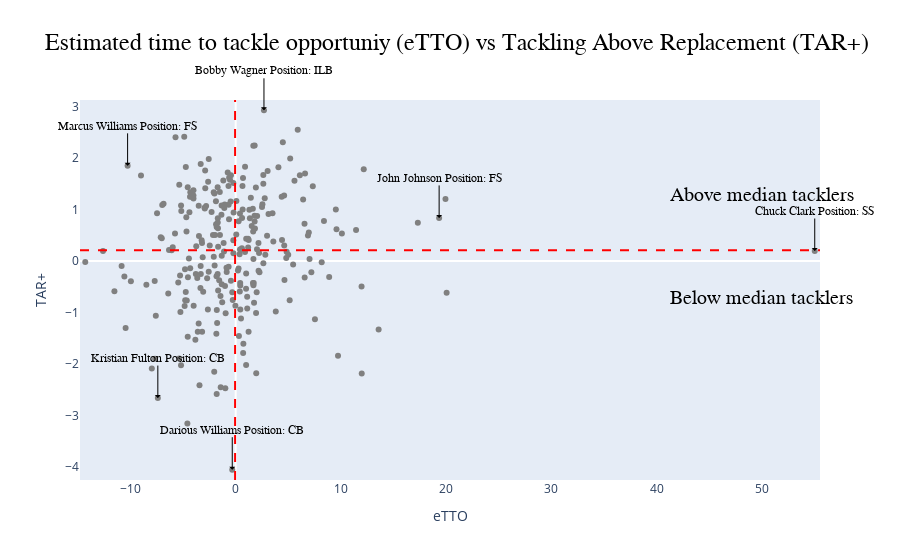

This figure's notebook cell:
### Code cell
# Create a figure
fig = go.Figure()

# Scatter plot
scatter_trace = go.Scatter(x=metrics_df['TtTOE'], y=metrics_df['TAR+'], mode='markers', text=metrics_df['displayName_defender'], showlegend=False,
                            marker=dict(color='gray',size = 6,opacity = 1))
fig.add_trace(scatter_trace)

# Add horizontal and vertical lines
fig.add_hline(y=metrics_df['TAR+'].mean(), line_color='red', line_width=2, line_dash="dash", name='Mean TAR+')
fig.add_vline(x=metrics_df['TtTOE'].mean(), line_color='red', line_width=2, line_dash="dash", name='Mean TtTOE')

# # Add background rectangles for each quintile
# quintile_colors = px.colors.qualitative.Set1[:4]  # You can choose a different color scheme
# legend_items = []  # List to store legend items

# for quartile in range(4):
#     lower_bound = metrics_df[metrics_df['TtTOE_quartiles'] == quartile]['TtTOE'].min()
#     upper_bound = metrics_df[metrics_df['TtTOE_quartiles'] == quartile]['TtTOE'].max()

#     # # Create invisible scatter trace for legend item
#     legend_trace = go.Scatter(
#         x=[None],
#         y=[None],
#         mode='markers',
#         marker=dict(color=quintile_colors[quartile], opacity=.4,
#                     size = 20,symbol='square'),
#         name=f'Quartile {quartile + 1}'
#     )
#     fig.add_trace(legend_trace)

#     # Add shape for the background rectangle
#     fig.add_shape(
#         type='rect',
#         x0=lower_bound,
#         y0=metrics_df['TAR+'].min() - 0.2,
#         x1=upper_bound,
#         y1=metrics_df['TAR+'].max() + 0.2,
#         fillcolor=quintile_colors[quartile],
#         opacity=0.4,
#         layer='below',
#         showlegend=True
#     )

# Set explicit range for x and y axes
fig.update_layout(
    xaxis=dict(range=[metrics_df['TtTOE'].min() - 0.5, metrics_df['TtTOE'].max() + 0.5], showgrid=False),
    yaxis=dict(range=[metrics_df['TAR+'].min() - 0.2, metrics_df['TAR+'].max() + 0.2], showgrid=False),
)

# Add annotations for above and below the median of 'TAR+'
median_tarplus = metrics_df['TAR+'].median()

fig.add_annotation(
    x=50,
    y=median_tarplus + 1,
    text='Above median tacklers',
    showarrow=False,
    ax=0,
    ay=-40,
    font=dict(size=20, color='black', family='Arial'),
)

fig.add_annotation(
    x=50,
    y=median_tarplus - 1,
    text='Below median tacklers',
    showarrow=False,
    ax=0,
    ay=40,
    font=dict(size=20, color='black', family='Arial'),
)

selected_players = ['Chuck Clark', 'Marcus Williams', 'Darious Williams', 'John Johnson', 'Bobby Wagner',
                    'Kristian Fulton']

annotations = []

for player in selected_players:
    metrics_player = metrics_df[metrics_df['displayName_defender'] == player]
    dict_ann = dict(
        x=metrics_player['TtTOE'].values[0],
        y=metrics_player['TAR+'].values[0],
        text=f"{player} Position: {metrics_player['position'].values[0]}",
        showarrow=True,
        arrowhead=1,
        arrowsize=1,
        arrowwidth=1,
        arrowcolor='black',
        ax=0,
        ay=-40,
        font=dict(size=12, color='black', family='Arial')
    )
    annotations.append(dict_ann)

for annotation in annotations:
    fig.add_annotation(**annotation)

fig.update_layout(legend=dict(
    orientation="h",
    yanchor="bottom",
    y=1.02,
    xanchor="right",
    x=1
))
fig.update_layout(title_text="Estimated time to tackle opportuniy (eTTO) vs Tackling Above Replacement (TAR+) ", title_font=dict(size=24, family='Arial', color='black'))
fig.update_layout(
    xaxis_title="eTTO",
    yaxis_title="TAR+"
)
# Show the plot
fig.show()

### Figure 1 — Plotly figure (JSON) as saved in the notebook; plotly's stock layout.template omitted (floating-point values rounded to 4 significant figures; data arrays with more than 128 entries replaced by an {"elided": "..."} marker saying what was removed)
{"data": [{"marker": {"color": "gray", "opacity": 1, "size": 6}, "mode": "markers", "showlegend": false, "text": {"elided": "263 str values"}, "type": "scatter", "x": {"elided": "263 float values"}, "y": {"elided": "263 float values"}}], "layout": {"annotations": [{"ax": 0, "ay": -40, "font": {"color": "black", "family": "Arial", "size": 20}, "showarrow": false, "text": "Above median tacklers", "x": 50, "y": 1.276}, {"ax": 0, "ay": 40, "font": {"color": "black", "family": "Arial", "size": 20}, "showarrow": false, "text": "Below median tacklers", "x": 50, "y": -0.724}, {"arrowcolor": "black", "arrowhead": 1, "arrowsize": 1, "arrowwidth": 1, "ax": 0, "ay": -40, "font": {"color": "black", "family": "Arial", "size": 12}, "showarrow": true, "text": "Chuck Clark Position: SS", "x": 55.03, "y": 0.1916}, {"arrowcolor": "black", "arrowhead": 1, "arrowsize": 1, "arrowwidth": 1, "ax": 0, "ay": -40, "font": {"color": "black", "family": "Arial", "size": 12}, "showarrow": true, "text": "Marcus Williams Position: FS", "x": -10.27, "y": 1.845}, {"arrowcolor": "black", "arrowhead": 1, "arrowsize": 1, "arrowwidth": 1, "ax": 0, "ay": -40, "font": {"color": "black", "family": "Arial", "size": 12}, "showarrow": true, "text": "Darious Williams Position: CB", "x": -0.328, "y": -4.053}, {"arrowcolor": "black", "arrowhead": 1, "arrowsize": 1, "arrowwidth": 1, "ax": 0, "ay": -40, "font": {"color": "black", "family": "Arial", "size": 12}, "showarrow": true, "text": "John Johnson Position: FS", "x": 19.33, "y": 0.8343}, {"arrowcolor": "black", "arrowhead": 1, "arrowsize": 1, "arrowwidth": 1, "ax": 0, "ay": -40, "font": {"color": "black", "family": "Arial", "size": 12}, "showarrow": true, "text": "Bobby Wagner Position: ILB", "x": 2.686, "y": 2.923}, {"arrowcolor": "black", "arrowhead": 1, "arrowsize": 1, "arrowwidth": 1, "ax": 0, "ay": -40, "font": {"color": "black", "family": "Arial", "size": 12}, "showarrow": true, "text": "Kristian Fulton Position: CB", "x": -7.401, "y": -2.663}], "legend": {"orientation": "h", "x": 1, "xanchor": "right", "y": 1.02, "yanchor": "bottom"}, "shapes": [{"line": {"color": "red", "dash": "dash", "width": 2}, "name": "Mean TAR+", "type": "line", "x0": 0, "x1": 1, "xref": "x domain", "y0": 0.2079, "y1": 0.2079, "yref": "y"}, {"line": {"color": "red", "dash": "dash", "width": 2}, "name": "Mean TtTOE", "type": "line", "x0": -0.05828, "x1": -0.05828, "xref": "x", "y0": 0, "y1": 1, "yref": "y domain"}], "title": {"font": {"color": "black", "family": "Arial", "size": 24}, "text": "Estimated time to tackle opportuniy (eTTO) vs Tackling Above Replacement (TAR+) "}, "xaxis": {"range": [-14.8, 55.53], "showgrid": false, "title": {"text": "eTTO"}}, "yaxis": {"range": [-4.253, 3.123], "showgrid": false, "title": {"text": "TAR+"}}}}
